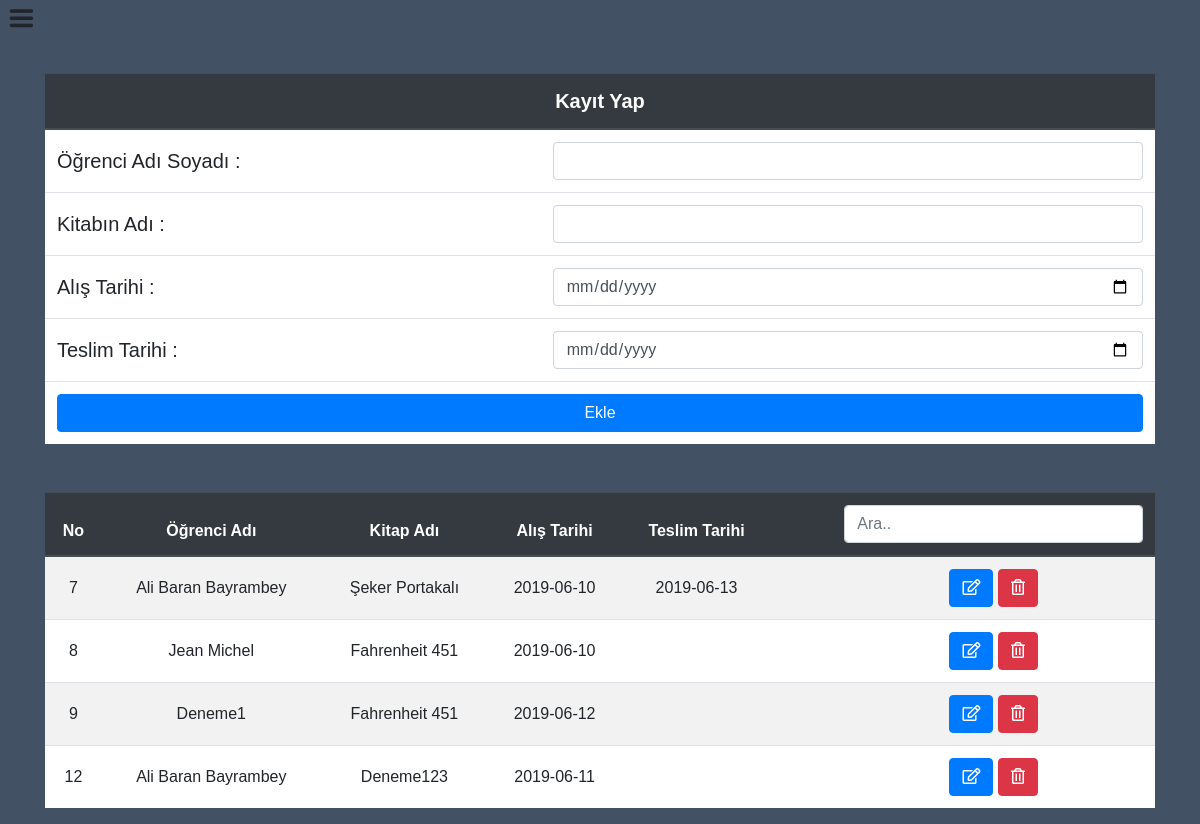
The page /kayit/index.php (signed in) on the database its author committed.
### tables this page shows
CREATE TABLE `kayit` (
  `id` int(11) NOT NULL,
  `ogr_ad` varchar(25) NOT NULL COMMENT 'Öğrenci Adı',
  `kitap_ad` varchar(25) NOT NULL COMMENT 'Kitap Adı',
  `alis_tarih` varchar(10) NOT NULL COMMENT 'Kitap Alınış Tarihi',
  `veris_tarih` varchar(10) NOT NULL COMMENT 'Kitap Teslim Tarihi'
);

### kayit/index.php (the view, shortened to what this page needs)
<?php
include("../baglan.php");
?>
<!DOCTYPE html>
<head>
    <link rel="stylesheet" href="https://stackpath.bootstrapcdn.com/bootstrap/4.3.1/css/bootstrap.min.css">
    <link rel="stylesheet" href="../css/pushy.css">
    <link rel="stylesheet" href="https://use.fontawesome.com/releases/v5.8.1/css/all.css">
    <link rel="stylesheet" href="https://code.jquery.com/ui/1.12.1/themes/dark-hive/jquery-ui.css">
    <link rel="stylesheet" href="../css/font-endustri-manavgat.css" type="text/css">
</head>
<body>
        <div id="container" class="px-2">
            <div class="menu-btn">
                <i style="font-size: 25px; cursor: pointer" class="icon-menu"></i>
            </div>
            <div class="container my-5">
                <form action="" method="post">
                <table class="table text-nowrap" style="font-size:20px">
                <thead class="thead-dark">
                <tr>
                <th style="text-align:center" colspan="2">Kayıt Yap</th>
                </tr>
                </thead>
                <tbody class="bg-white">
                <tr>
                <td>Öğrenci Adı Soyadı :</td>
                <td><input type="text" name="ogr_ad" id="ogr_ad" class="form-control" autocomplete="off" maxlength="100"></td>
                </tr>
                <tr>
                <td>Kitabın Adı :</td>
                <td><input type="text" name="kitap_ad" id="kitap_ad" class="form-control" autocomplete="off" maxlength="100"></td>
                </tr>
                <tr>
                <td>Alış Tarihi :</td>
                <td><input type="date" data-date-format="DD-MM-YYYY" name="alis_tarih" class="form-control" autocomplete="off"></td>
                </tr>
                <tr>
                <td>Teslim Tarihi :</td>
                <td><input type="date" data-date-format="DD-MM-YYYY" name="veris_tarih" class="form-control" autocomplete="off"></td>
                </tr>
                <tr>
                <td colspan="2"><input class="btn btn-primary w-100"  type="submit" value="Ekle"></td>
                </tr>
                </tbody>
                </table>
                </form>
                </div>
<div class="container">
<table class="table table-responsive-sm table-striped text-center">
<thead class="thead-dark">
    <tr>
        <th>No</th>
        <th>Öğrenci Adı</th>
        <th>Kitap Adı</th>
        <th>Alış Tarihi</th>
        <th>Teslim Tarihi</th>
        <th></th>
        <th></th>
        <th><input class="form-control aramakutu" type="text" id="cubukara" placeholder="Ara.."></th>
    </tr>
</thead>
<?php
$sorgu = $baglanti->query("SELECT * FROM kayit");
echo "<tbody id='tabloicerik' class='bg-white'>";
while ($sonuc = $sorgu->fetch_assoc()) {
$id = $sonuc['id'];
$ogr_ad = $sonuc['ogr_ad'];
$kitap_ad = $sonuc['kitap_ad'];
$alis_tarih = $sonuc['alis_tarih'];
$veris_tarih = $sonuc['veris_tarih'];
?>
    <tr>
        <td><?php echo $id;  ?></td>
        <td><?php echo $ogr_ad; ?></td>
        <td><?php echo $kitap_ad; ?></td>
        <td><?php echo $alis_tarih; ?></td>
        <td><?php echo $veris_tarih; ?></td>
        <td></td>
        <td></td>
        <td><a href="duzenle.php?id=<?php echo $id; ?>" class="btn btn-primary"><i class="far fa-edit"></i></a>
        <a href="sil.php?id=<?php echo $id; ?>" class="btn btn-danger"><i class="far fa-trash-alt"></i></a></td>
    </tr>
<?php
}
echo "</tbody>";
?>
</table>
        </div>
        </div>
</body>
</html>

### css/pushy.css (style rules this page uses)
html, body { margin: 0; padding: 0; font-family: sans-serif; background: #435165; overflow-x: hidden; height: 100%; -webkit-overflow-scrolling: touch; }
.table td, .table th { vertical-align: middle; }
.menu-btn { width: 25px; height: 25px; }
#container, .pushy, .push { transition: transform .4s cubic-bezier(.25,.46,.45,.94),ease background .5s; -webkit-transition: -webkit-transform .4s cubic-bezier(.25,.46,.45,.94),ease background .5s; }

### rows shown on the page
kayit: id "7", ogr_ad "Ali Baran Bayrambey", kitap_ad "Şeker Portakalı", alis_tarih "2019-06-10", veris_tarih "2019-06-13"
kayit: id "8", ogr_ad "Jean Michel", kitap_ad "Fahrenheit 451", alis_tarih "2019-06-10"
kayit: id "9", ogr_ad "Deneme1", kitap_ad "Fahrenheit 451", alis_tarih "2019-06-12"
kayit: id "12", ogr_ad "Ali Baran Bayrambey", kitap_ad "Deneme123", alis_tarih "2019-06-11"
